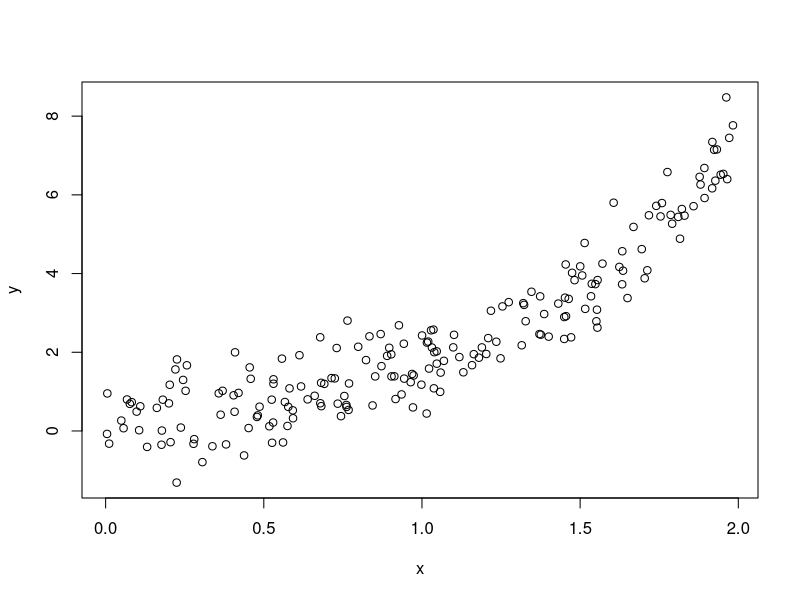

This figure's R source: (Note: this script raises an error after producing the figure.)
library(pracma)

# Generate data ----------------------------------------------------------------
set.seed(48)
# x_i uniformly generated (0,2)
x <- runif(200, min = 0, max = 2)
epsilon <- rnorm(200, mean = 0, sd = 0.64)
y <- exp(1.5*x - 1) + epsilon
generated_data <- data.frame(x_val = x, y_val = y)
plot(y ~ x, data = generated_data)

# Calculate CV error with different values of lambda ---------------------------
# Use 5-fold cross-validation
# Randomly shuffle the data
generated_data <-  generated_data[sample(nrow(generated_data)),]
folds <- cut(seq(1,nrow(generated_data)), breaks = 5, labels = FALSE)
# Set up feature space
lambdas <- logspace(-3, 1, 10)
degrees <- 4:6
# Empty dataframe to store cross-validation error
cross_val_results <- data.frame(lambda = NA, b = NA, cross_val_error = NA)
# Loop over all combinations of lambda and b
for (l in 1:length(lambdas)) {
  for (b in degrees) {
    cv_error <- c()
    for(i in 1:5) {
      test_data <- generated_data[which(folds == i),]
      train_data <- generated_data[which(folds != i),]
      fit_i <- least_squares_solver(train_data$x_val, train_data$y_val, lambda = lambdas[l], b = b)
      pred_i <- least_squares_predict(test_data$x_val, fit_i, b = b)
      error_i <- sum_squared_errors(pred_i, test_data$y_val)
      cv_error <- c(cv_error, error_i)
    }
    overall_error <- mean(cv_error)
    cross_val_results <- rbind(cross_val_results, c(lambdas[l], b, overall_error))
  }
}

# Find the values of lambda and b with the lowest CV error
cross_val_results[cross_val_results$cross_val_error == min(cross_val_results$cross_val_error, na.rm = T),]

# Calculate the predictive probability distribution ----------------------------


